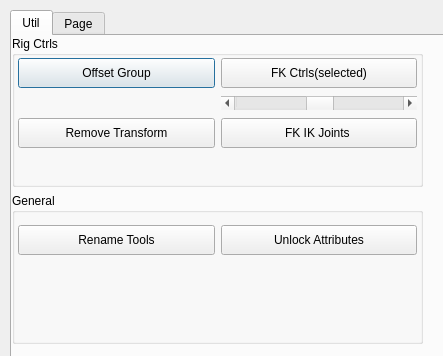
<?xml version="1.0" encoding="UTF-8"?>
<ui version="4.0">
 <class>nb_tools</class>
 <widget class="QDialog" name="nb_tools">
  <property name="geometry">
   <rect>
    <x>0</x>
    <y>0</y>
    <width>443</width>
    <height>356</height>
   </rect>
  </property>
  <property name="windowTitle">
   <string>nb_tools</string>
  </property>
  <widget class="QTabWidget" name="tabWidget">
   <property name="enabled">
    <bool>true</bool>
   </property>
   <property name="geometry">
    <rect>
     <x>10</x>
     <y>10</y>
     <width>450</width>
     <height>350</height>
    </rect>
   </property>
   <property name="sizePolicy">
    <sizepolicy hsizetype="Preferred" vsizetype="Preferred">
     <horstretch>0</horstretch>
     <verstretch>0</verstretch>
    </sizepolicy>
   </property>
   <property name="minimumSize">
    <size>
     <width>0</width>
     <height>0</height>
    </size>
   </property>
   <property name="tabShape">
    <enum>QTabWidget::Rounded</enum>
   </property>
   <property name="currentIndex">
    <number>0</number>
   </property>
   <widget class="QWidget" name="tab_util">
    <property name="sizePolicy">
     <sizepolicy hsizetype="Expanding" vsizetype="Expanding">
      <horstretch>0</horstretch>
      <verstretch>0</verstretch>
     </sizepolicy>
    </property>
    <attribute name="title">
     <string>Util</string>
    </attribute>
    <widget class="QWidget" name="verticalLayoutWidget">
     <property name="geometry">
      <rect>
       <x>0</x>
       <y>0</y>
       <width>411</width>
       <height>308</height>
      </rect>
     </property>
     <layout class="QVBoxLayout" name="verticalLayout">
      <property name="sizeConstraint">
       <enum>QLayout::SetDefaultConstraint</enum>
      </property>
      <item>
       <widget class="QGroupBox" name="grp_box_rig_ctrls">
        <property name="sizePolicy">
         <sizepolicy hsizetype="Preferred" vsizetype="Preferred">
          <horstretch>0</horstretch>
          <verstretch>0</verstretch>
         </sizepolicy>
        </property>
        <property name="minimumSize">
         <size>
          <width>0</width>
          <height>0</height>
         </size>
        </property>
        <property name="title">
         <string>Rig Ctrls</string>
        </property>
        <widget class="QWidget" name="gridLayoutWidget">
         <property name="geometry">
          <rect>
           <x>0</x>
           <y>20</y>
           <width>411</width>
           <height>97</height>
          </rect>
         </property>
         <layout class="QGridLayout" name="gridLayout">
          <property name="sizeConstraint">
           <enum>QLayout::SetDefaultConstraint</enum>
          </property>
          <property name="leftMargin">
           <number>6</number>
          </property>
          <property name="rightMargin">
           <number>6</number>
          </property>
          <property name="horizontalSpacing">
           <number>6</number>
          </property>
          <item row="0" column="0">
           <widget class="QPushButton" name="btn_offset_transforms">
            <property name="sizePolicy">
             <sizepolicy hsizetype="Preferred" vsizetype="Fixed">
              <horstretch>0</horstretch>
              <verstretch>0</verstretch>
             </sizepolicy>
            </property>
            <property name="minimumSize">
             <size>
              <width>0</width>
              <height>30</height>
             </size>
            </property>
            <property name="text">
             <string>Offset Group</string>
            </property>
           </widget>
          </item>
          <item row="2" column="0">
           <widget class="QPushButton" name="btn_remove">
            <property name="minimumSize">
             <size>
              <width>0</width>
              <height>30</height>
             </size>
            </property>
            <property name="text">
             <string>Remove Transform</string>
            </property>
           </widget>
          </item>
          <item row="0" column="1">
           <widget class="QPushButton" name="btn_fk_ctrls">
            <property name="sizePolicy">
             <sizepolicy hsizetype="Preferred" vsizetype="Preferred">
              <horstretch>0</horstretch>
              <verstretch>0</verstretch>
             </sizepolicy>
            </property>
            <property name="minimumSize">
             <size>
              <width>0</width>
              <height>30</height>
             </size>
            </property>
            <property name="toolTip">
             <string>Build FK controls on selected objects </string>
            </property>
            <property name="text">
             <string>FK Ctrls(selected)</string>
            </property>
           </widget>
          </item>
          <item row="2" column="1">
           <widget class="QPushButton" name="btn_build_ikfk">
            <property name="sizePolicy">
             <sizepolicy hsizetype="Preferred" vsizetype="Preferred">
              <horstretch>0</horstretch>
              <verstretch>0</verstretch>
             </sizepolicy>
            </property>
            <property name="text">
             <string>FK IK Joints </string>
            </property>
           </widget>
          </item>
          <item row="1" column="1">
           <widget class="QScrollBar" name="horizontalScrollBar">
            <property name="sliderPosition">
             <number>50</number>
            </property>
            <property name="orientation">
             <enum>Qt::Horizontal</enum>
            </property>
           </widget>
          </item>
         </layout>
        </widget>
        <zorder>gridLayoutWidget</zorder>
        <zorder>btn_build_ikfk</zorder>
       </widget>
      </item>
      <item>
       <widget class="QGroupBox" name="tab_rig_general">
        <property name="sizePolicy">
         <sizepolicy hsizetype="Preferred" vsizetype="Preferred">
          <horstretch>0</horstretch>
          <verstretch>0</verstretch>
         </sizepolicy>
        </property>
        <property name="minimumSize">
         <size>
          <width>0</width>
          <height>0</height>
         </size>
        </property>
        <property name="title">
         <string>General</string>
        </property>
        <widget class="QWidget" name="gridLayoutWidget_2">
         <property name="geometry">
          <rect>
           <x>0</x>
           <y>20</y>
           <width>411</width>
           <height>55</height>
          </rect>
         </property>
         <layout class="QGridLayout" name="gridLayout_rig_general">
          <property name="sizeConstraint">
           <enum>QLayout::SetDefaultConstraint</enum>
          </property>
          <property name="leftMargin">
           <number>6</number>
          </property>
          <property name="rightMargin">
           <number>6</number>
          </property>
          <item row="0" column="1">
           <widget class="QPushButton" name="btn_unlock_attr">
            <property name="sizePolicy">
             <sizepolicy hsizetype="Preferred" vsizetype="Fixed">
              <horstretch>0</horstretch>
              <verstretch>0</verstretch>
             </sizepolicy>
            </property>
            <property name="minimumSize">
             <size>
              <width>100</width>
              <height>30</height>
             </size>
            </property>
            <property name="text">
             <string>Unlock Attributes</string>
            </property>
            <property name="icon">
             <iconset>
              <normaloff>../../../../../p4_avatars/tools/icons/GC_PWT_LockIcon.bmp</normaloff>../../../../../p4_avatars/tools/icons/GC_PWT_LockIcon.bmp</iconset>
            </property>
            <property name="checkable">
             <bool>false</bool>
            </property>
           </widget>
          </item>
          <item row="0" column="0">
           <widget class="QPushButton" name="btn_rename">
            <property name="sizePolicy">
             <sizepolicy hsizetype="Preferred" vsizetype="Fixed">
              <horstretch>0</horstretch>
              <verstretch>0</verstretch>
             </sizepolicy>
            </property>
            <property name="minimumSize">
             <size>
              <width>100</width>
              <height>30</height>
             </size>
            </property>
            <property name="text">
             <string>Rename Tools</string>
            </property>
           </widget>
          </item>
         </layout>
        </widget>
        <zorder>gridLayoutWidget_2</zorder>
        <zorder>grp_box_rig_ctrls</zorder>
       </widget>
      </item>
     </layout>
    </widget>
   </widget>
   <widget class="QWidget" name="tab_modeling">
    <attribute name="title">
     <string>Page</string>
    </attribute>
   </widget>
  </widget>
 </widget>
 <resources/>
 <connections/>
</ui>
